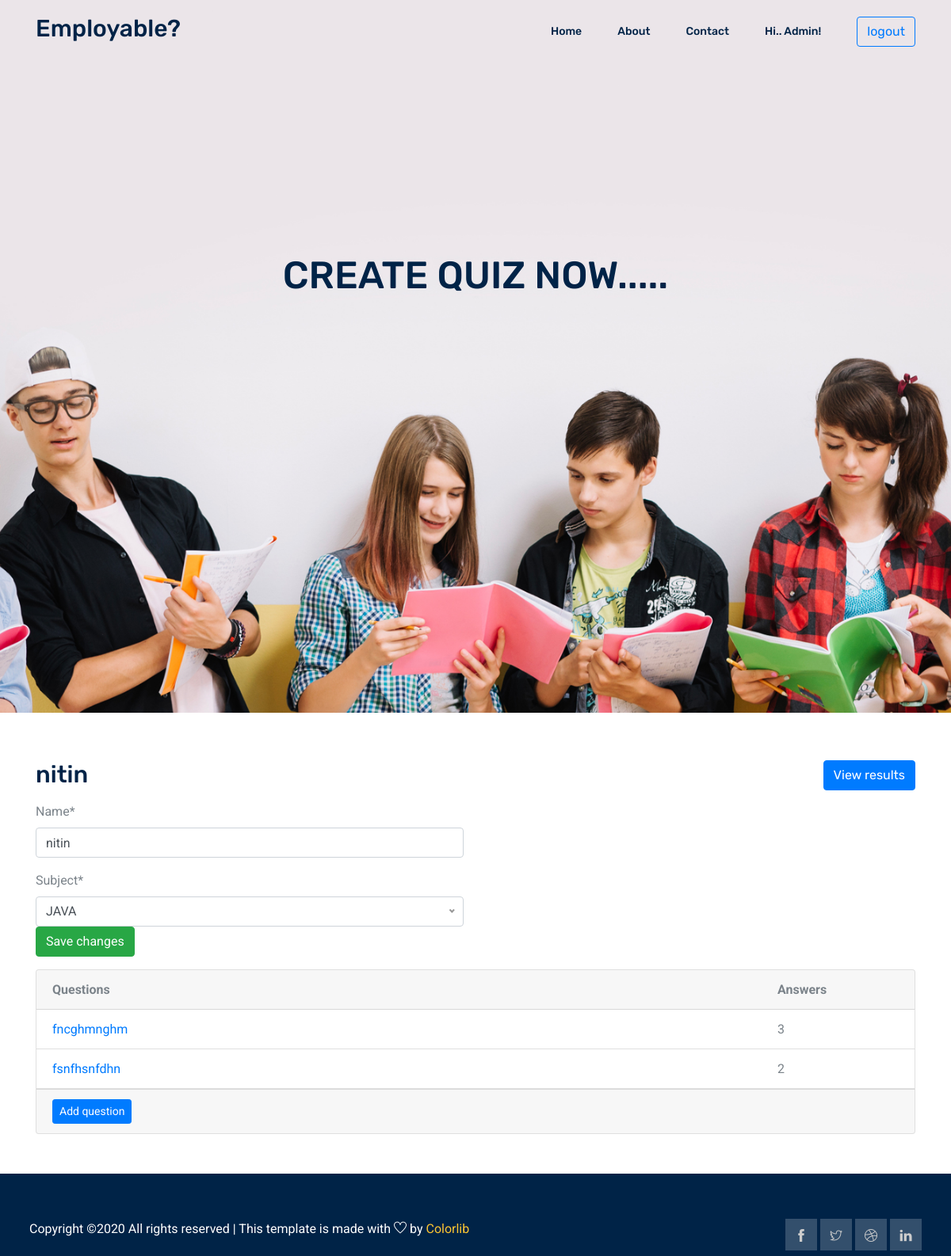
Page /company/quiz/3 (signed in) on the earlier database version.
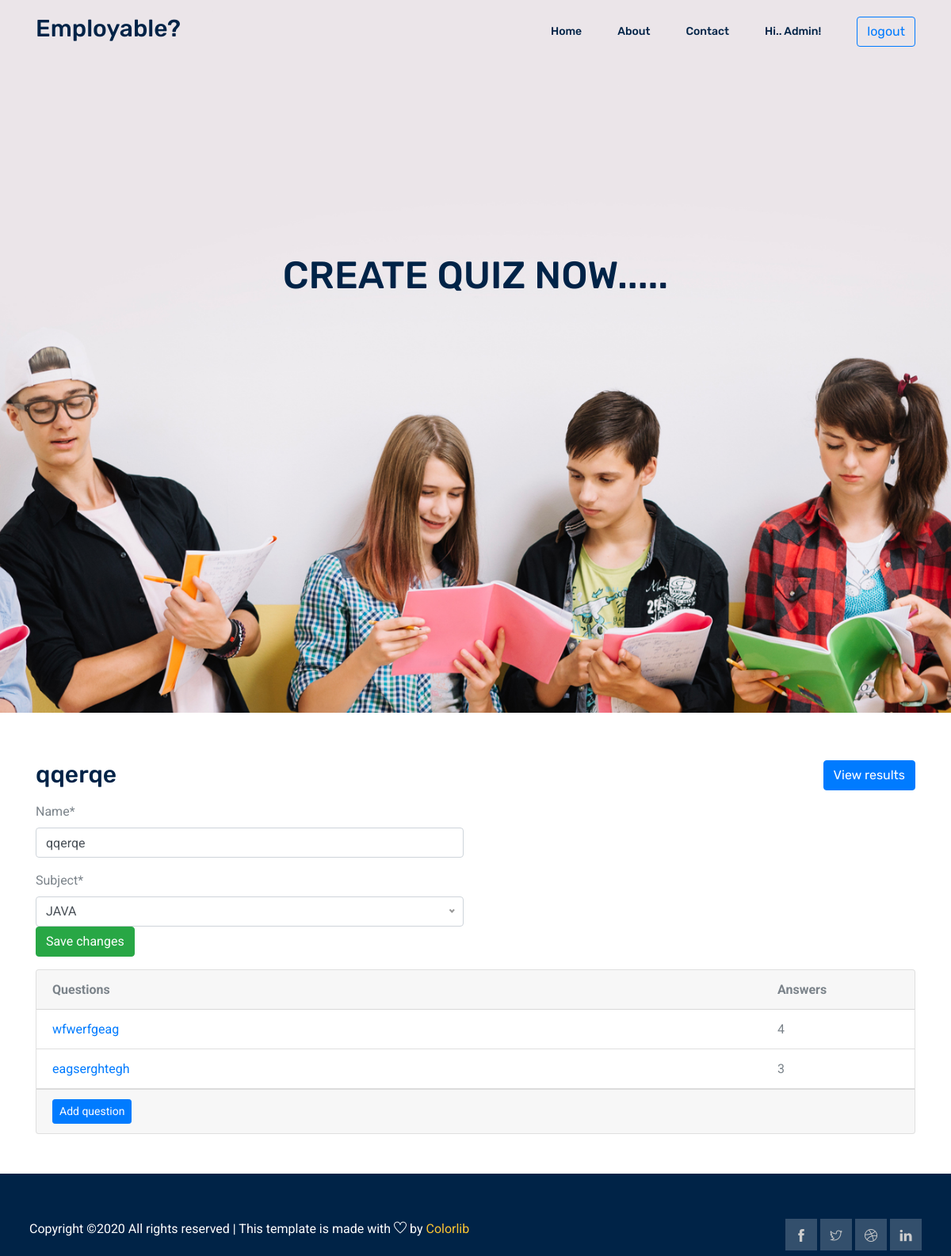
Same page on the later database version.
### exam/models.py (models this page shows, shortened)
class Quiz(models.Model):
    owner = models.ForeignKey(User, on_delete=models.CASCADE, related_name='quizzes')
    name = models.CharField(max_length=255)
    subject = models.ForeignKey(Subject, on_delete=models.CASCADE, related_name='quizzes')
    location = models.CharField(max_length=50)
    skills_Required = models.CharField(max_length = 50)
    education = models.CharField(max_length = 50)
    work_exporience = models.CharField(max_length = 50)
    ctc = models.IntegerField()
    posts = models.CharField(max_length=20)

class Subject(models.Model):
    name = models.CharField(max_length=30)
    color = models.CharField(max_length=7, default='#007bff')
    def __str__(self):
        return self.name

class Question(models.Model):
    quiz = models.ForeignKey(Quiz, on_delete=models.CASCADE, related_name='questions')
    text = models.CharField('Question', max_length=255)

### company/views.py (the view, shortened to what this page needs)
# urls.py: path('quiz/<int:pk>',views.QuizUpdateView.as_view(),name= 'updateQuiz'),
class QuizUpdateView(UpdateView):
    model = Quiz
    fields = ('name', 'subject', )
    context_object_name = 'quiz'
    template_name = 'company/QuizUpdate.html'
    def get_context_data(self, **kwargs):
        kwargs['questions'] = self.get_object().questions.annotate(answers_count=Count('answers'))
        return super().get_context_data(**kwargs)
    def get_queryset(self):
        return self.request.user.quizzes.all()

### templates/company/QuizUpdate.html (shortened to what this page needs)
{% extends 'base.html' %}
{% load crispy_forms_tags %}
{% block body %}
<section class="home_banner_area">
   <div class="banner_inner">
     <div class="container">
       <div class="row">
         <div class="col-lg-12">
           <div class="banner_content text-center">
             <h2 class="text-uppercase mt-4 mb-5">
               Create Quiz now.....
             </h2>
           </div>
         </div>
       </div>
     </div>
   </div>
 </section>
    <div class='container' style= 'margin-top:60px'>
<h2 class="mb-3">
  {{ quiz.name }}
  <a href="{% url 'results' quiz.pk %}" class="btn btn-primary float-right">View results</a>
</h2>
<div class="row mb-3">
  <div class="col-md-6 col-sm-8 col-12">
    <form method="post" novalidate>
      {{ form|crispy }}
      <button type="submit" class="btn btn-success">Save changes</button>
      </form>
  </div>
</div>
<div class="card">
  <div class="card-header">
    <div class="row">
      <div class="col-10">
        <strong>Questions</strong>
      </div>
      <div class="col-2">
        <strong>Answers</strong>
      </div>
    </div>
  </div>
  <div class="list-group list-group-flush list-group-formset">
    {% for question in questions %}
      <div class="list-group-item">
        <div class="row">
          <div class="col-10">
            <a href="{% url 'changeQuestion' quiz.pk question.pk%}">{{ question.text }}</a>
          </div>
          <div class="col-2">
            {{ question.answers_count }}
          </div>
        </div>
      </div>
    {% empty %}
      <div class="list-group-item text-center">
        <p class="text-muted font-italic mb-0">You haven't created any questions yet. Go ahead and <a href="">add the first question</a>.</p>
      </div>
    {% endfor %}
  </div>
  <div class="card-footer">
    <a href={% url 'addQuestion' quiz.pk%} class="btn btn-primary btn-sm">Add question</a>
  </div>
</div>
</div>
{% endblock %}

Differences in the rows shown:
changed Quiz: name "nitin" → "qqerqe"
changed Question: text "fncghmnghm" → "wfwerfgeag"; answers_count "3" → "4"
changed Question: text "fsnfhsnfdhn" → "eagserghtegh"; answers_count "2" → "3"
